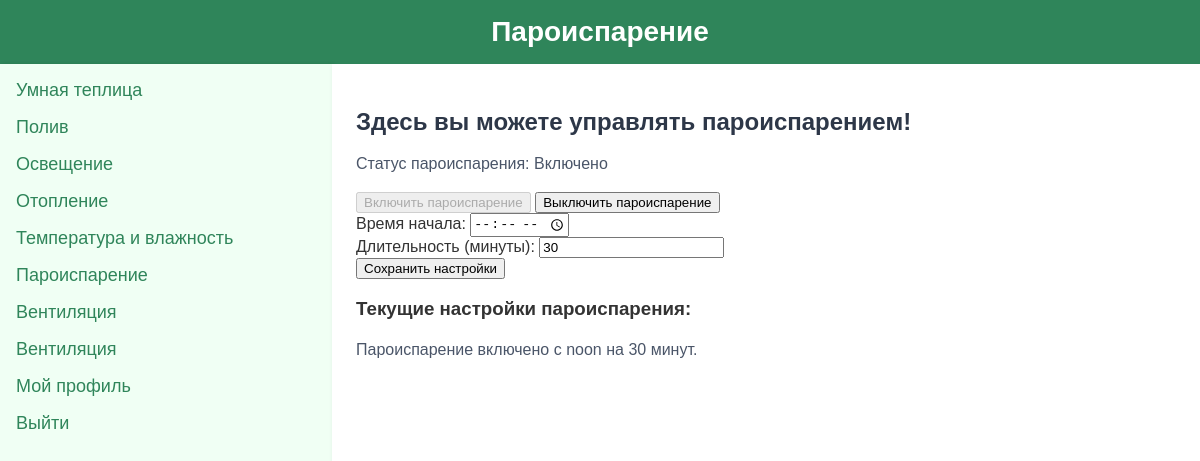
The app's page /steam_generator/ (signed in) with its own data.
### steam_generator/models.py (models this page shows, shortened)
class Evaporation(models.Model):
    STATUS_CHOICES = [
        ('on', 'Включено'),
        ('off', 'Выключено'),
    ]
    greenhouse = models.OneToOneField(Greenhouse, on_delete=models.CASCADE)  # Привязка к теплице
    status = models.CharField(max_length=3, choices=STATUS_CHOICES, default='off')
    start_time = models.TimeField(null=True, blank=True)  # Время начала
    duration = models.IntegerField(default=30)  # Длительность в минутах

### steam_generator/views.py (the view, shortened to what this page needs)
# urls.py: path('', steam_generator, name='steam_generator'),
def steam_generator(request):
    greenhouse = Greenhouse.objects.filter(user=request.user).first()
    if not greenhouse:
        return render(request, "steam_generator/steam_generator.html", {"error": "У вас нет теплицы."})
    evaporation_settings, _ = Evaporation.objects.get_or_create(greenhouse=greenhouse)
    return render(request, "steam_generator/steam_generator.html", {"evaporation_settings": evaporation_settings})

### steam_generator/templates/steam_generator/steam_generator.html (shortened to what this page needs)
{% extends "main/index.html" %}
{% block header %}Пароиспарение{% endblock %}
{% block heading %}Здесь вы можете управлять пароиспарением!{% endblock %}
{% block content %}
  {% if error %}
    <p>{{ error }}</p>
  {% else %}
    <form method="post">
      <p>Статус пароиспарения: {{ evaporation_settings.get_status_display }}</p>
      <button type="submit" name="turn_on" {% if evaporation_settings.status == 'on' %}disabled{% endif %}>Включить пароиспарение</button>
      <button type="submit" name="turn_off" {% if evaporation_settings.status == 'off' %}disabled{% endif %}>Выключить пароиспарение</button>
      <br>
      {% if evaporation_settings.status == 'on' %}
        <label for="start_time">Время начала:</label>
        <input type="time" id="start_time" name="start_time" value="{{ evaporation_settings.start_time|default_if_none:'' }}" />
        <br>
        <label for="duration">Длительность (минуты):</label>
        <input type="number" id="duration" name="duration" value="{{ evaporation_settings.duration }}" />
        <br>
        <button type="submit" name="save_settings">Сохранить настройки</button>
      {% endif %}
    </form>
    <h3>Текущие настройки пароиспарения:</h3>
    {% if evaporation_settings.status == 'on' %}
      <p>Пароиспарение включено с {{ evaporation_settings.start_time }} на {{ evaporation_settings.duration }} минут.</p>
    {% else %}
      <p>Пароиспарение выключено.</p>
    {% endif %}
  {% endif %}
{% endblock %}

### static/main/css/styles.css (style rules this page uses)
body { font-family: 'Arial', sans-serif; margin: 0; padding: 0; background-color: #f3f4f6; color: #333; }
main p { font-size: 1rem; line-height: 1.5; color: #4a5568; }

### records on screen
Evaporation: status "Включено", duration "30", start_time "noon"
